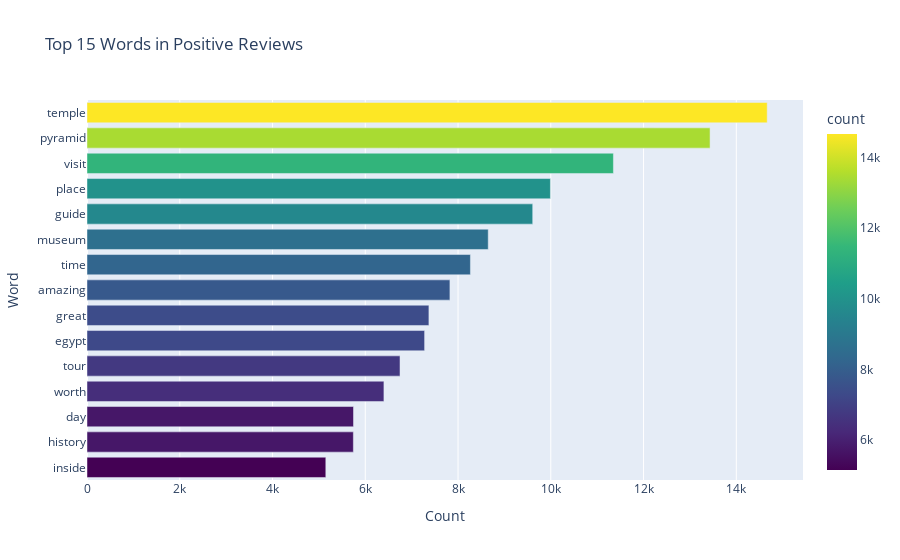

The notebook cell saved with this chart:
### Code cell
# Interactive bar chart for word frequency in positive reviews
fig = px.bar(positive_df.head(15), x='count', y='word', orientation='h',
            title='Top 15 Words in Positive Reviews',
            color='count', color_continuous_scale='viridis')

fig.update_layout(
    yaxis={'categoryorder':'total ascending'},
    xaxis_title='Count',
    yaxis_title='Word',
    font=dict(size=12)
)

fig.show()

### Figure 1 — Plotly figure (JSON) as saved in the notebook; plotly's stock layout.template omitted (floating-point values rounded to 4 significant figures)
{"data": [{"hovertemplate": "count=%{marker.color}<br>word=%{y}<extra></extra>", "legendgroup": "", "marker": {"color": [14666, 13434, 11350, 9992, 9610, 8651, 8267, 7825, 7372, 7279, 6749, 6402, 5746, 5743, 5149], "coloraxis": "coloraxis", "pattern": {"shape": ""}}, "name": "", "orientation": "h", "showlegend": false, "textposition": "auto", "type": "bar", "x": [14666, 13434, 11350, 9992, 9610, 8651, 8267, 7825, 7372, 7279, 6749, 6402, 5746, 5743, 5149], "xaxis": "x", "y": ["temple", "pyramid", "visit", "place", "guide", "museum", "time", "amazing", "great", "egypt", "tour", "worth", "day", "history", "inside"], "yaxis": "y"}], "layout": {"barmode": "relative", "coloraxis": {"colorbar": {"title": {"text": "count"}}, "colorscale": [[0, "#440154"], [0.1111, "#482878"], [0.2222, "#3e4989"], [0.3333, "#31688e"], [0.4444, "#26828e"], [0.5556, "#1f9e89"], [0.6667, "#35b779"], [0.7778, "#6ece58"], [0.8889, "#b5de2b"], [1, "#fde725"]]}, "font": {"size": 12}, "legend": {"tracegroupgap": 0}, "title": {"text": "Top 15 Words in Positive Reviews"}, "xaxis": {"anchor": "y", "domain": [0, 1], "title": {"text": "Count"}}, "yaxis": {"anchor": "x", "categoryorder": "total ascending", "domain": [0, 1], "title": {"text": "Word"}}}}
